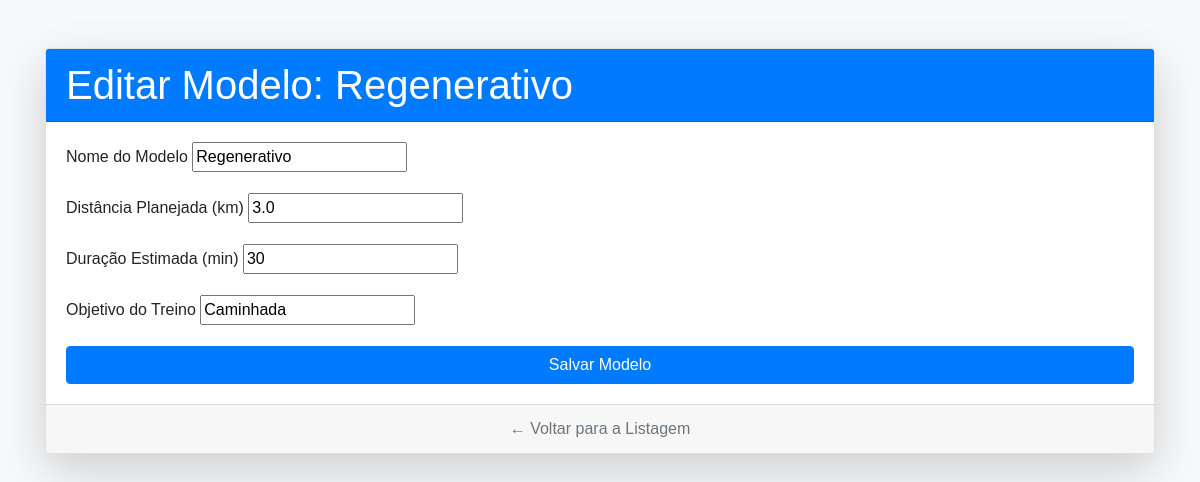
The app's page /modelos/editar/4/ with its own data.
### app/models.py (models this page shows, shortened)
class ModeloDeCorrida(models.Model):
    usuario = models.ForeignKey(
        User,
        on_delete=models.CASCADE,
        related_name='modelos_corrida',
        verbose_name='Usuário'
    )
    nome = models.CharField(max_length=100, verbose_name='Nome do Modelo')
    distancia_planejada_km = models.FloatField(
        validators=[MinValueValidator(0.1)],
        verbose_name='Distância Planejada (km)'
    )
    duracao_estimada_min = models.IntegerField(
        validators=[MinValueValidator(1)],
        verbose_name='Duração Estimada (min)'
    )
    objetivo = models.CharField(
        max_length=200,
        blank=True,
        null=True,
        verbose_name='Objetivo do Treino'
    )
    class Meta:
        verbose_name = "Modelo de Corrida"
        verbose_name_plural = "Modelos de Corrida"

### app/views.py (the view)
# urls.py: path('modelos/editar/<int:pk>/', editar_modelo_corrida, name='editar_modelo_corrida'),
def editar_modelo_corrida(request, pk):
    usuario_logado = get_user_logged_in()
    modelo = get_object_or_404(ModeloDeCorrida, pk=pk, usuario=usuario_logado)
    if request.method == 'POST':
        form = ModeloDeCorridaForm(request.POST, instance=modelo)
        if form.is_valid():
            form.save()
            return redirect('listagem_completa')
    else:
        form = ModeloDeCorridaForm(instance=modelo)
    context = {'form': form, 'titulo': f'Editar Modelo: {modelo.nome}'}
    return render(request, 'modelo_form.html', context)

### app/forms.py
class ModeloDeCorridaForm(forms.ModelForm):
    class Meta:
        model = ModeloDeCorrida
        fields = ['nome', 'distancia_planejada_km', 'duracao_estimada_min', 'objetivo', 'usuario']
        widgets = {
            'usuario': forms.HiddenInput(),
        }

### app/views.py (called while the page is built)
def get_user_logged_in():
    try:
        return User.objects.get(username='corredor_teste')
    except User.DoesNotExist:
        user = User.objects.create_user('corredor_teste', 'teste@agenda.com', '123456')
        return user

### agenda_corrida_final/app/templates/modelo_form.html (shortened to what this page needs)
{% load static %}
<!DOCTYPE html>
<html lang="pt-br">
<head>
    <link rel="stylesheet" href="https://maxcdn.bootstrapcdn.com/bootstrap/4.5.2/css/bootstrap.min.css">
</head>
<body>
    <div class="container mt-5">
        <div class="card shadow-lg">
            <div class="card-header">
                <h1 class="mb-0">{{ titulo }}</h1>
            </div>
            <div class="card-body">
                <form method="post">
                    {% for field in form %}
                        {% if field.is_hidden %}
                            {{ field }}
                        {% else %}
                            <div class="form-group">
                                <label for="{{ field.id_for_label }}">{{ field.label }}</label>
                                {{ field }}
                            </div>
                        {% endif %}
                    {% endfor %}
                    <button type="submit" class="btn btn-primary btn-block mt-3">Salvar Modelo</button>
                </form>
            </div>
            <div class="card-footer text-center">
                <a href="{% url 'listagem_completa' %}" class="text-secondary">
                    ← Voltar para a Listagem
                </a>
            </div>
        </div>
    </div>
</body>
</html>

### agenda_corrida_final/app/templates/modelo_form.html (style rules this page uses)
body { background-color: #f8f9fa; font-family: sans-serif; }
.card-header { background-color: #007bff; color: white; }

### records on screen
ModeloDeCorrida: form "Regenerativo" "3.0" "30" "Caminhada"

### other values on screen
{{ titulo }} "Editar Modelo: Regenerativo"
{{ field.label }} "Nome do Modelo" "Distância Planejada (km)" "Duração Estimada (min)" "Objetivo do Treino"
